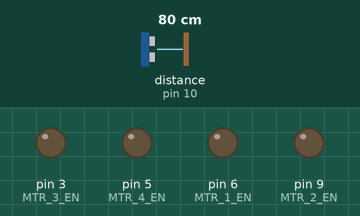
Bench run of a sketch on a simulated Arduino Mega 2560, built with avr-gcc and run on an emulated ATmega2560. Shown: output pins drawn as LEDs (lit = HIGH). Wiring (inferred from the names in the program): ultrasonic range finder: trigger pin 11; echo pin 10. The inputs (shaded band) are chosen by the test bench; at power-on: distance to the obstacle (sensor on pin 10) 80 cm. The echo pulse lasts 58.3 µs per cm; pins used as bus, display or sensor lines are not drawn.

Above: at 0.05 s.
At 1.2 s:
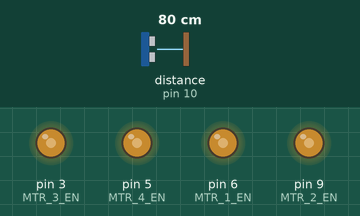
1.3 s: distance to the obstacle (sensor on pin 10) set to 2 cm
At 1.8 s:
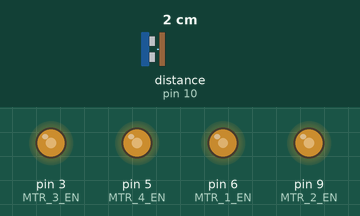
Timing chart, 0 to 4.3 s (numbered marks = the images above; inputs shaded):
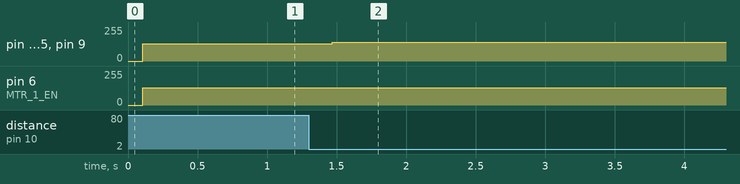

Measured:
- after the input at 1.3 s, pin 3 (MTR_3_EN), pin 5 (MTR_4_EN), pin 9 (MTR_2_EN): 130/255 → 140/255 after 0.17 s

The sketch:

servo.ino
```cpp
// #include <Servo.h>
// /* After including the corresponding libraries,
//    we can use the "class" like "Servo" created by the developer for us.
//    We can use the functions and variables created in the libraries by creating
//    objects like the following "myservo" to refer to the members in ".".*/

// Servo myservo;
// //it created an object called myservo.
// /*  you can see Servo as a complex date type(Including functions and various data types)
//     and see myservo as variables.               */

// void setup(){
//   /*"attach" and "write" are both functions,
//      and they are members contained in the complex structure of "Servo".
//      We can only use them if we create the object "myservo" for the complex structure of "Servo".
//   */
//   myservo.attach(9);//connect pin 9 with the control line(the middle line of Servo)
//   myservo.write(90);// move servos to center position -> 90°
// }
// void loop(){
// //   myservo.write(90);// move servos to center position -> 90°
// //   delay(1000);
// //   myservo.write(60);// move servos to center position -> 60°
// //   delay(1000);
// //   myservo.write(90);// move servos to center position -> 90°
// //   delay(1000);
// //   myservo.write(150);// move servos to center position -> 120°
// //   delay(1000);
// }
```

Hello.ino
```cpp
int MTR_1_EN = 6 ;
int MTR_1_in1 = 25 ;
int MTR_1_in2 = 23 ;

int MTR_2_EN = 9 ;
int MTR_2_in1 = 29 ;
int MTR_2_in2 = 27 ;

int MTR_3_EN = 3 ;
int MTR_3_in1 = 37 ;
int MTR_3_in2 = 35 ;

int MTR_4_EN = 5 ;
int MTR_4_in1 = 33 ;
int MTR_4_in2 = 31 ;

int MTR_1_SPEED = 130;
int MTR_2_SPEED = 140;
int MTR_3_SPEED = 140;
int MTR_4_SPEED = 140;

const int ultraPower = 12;
const int trigPin = 11;
const int echoPin = 10;
long duration;
 int distance;
int LED_PIN = 13 ;

void setup (){

  pinMode(ultraPower, OUTPUT); // Sets the trigPin as an Output
  digitalWrite(ultraPower, HIGH);
  pinMode(trigPin, OUTPUT); // Sets the trigPin as an Output
  pinMode(echoPin, INPUT); // Sets the echoPin as an Input
  Serial.begin(9600); // Starts the serial communication

  //  pinMode(LED_PIN, OUTPUT);

  // pinMode(MTR_1_EN, OUTPUT);
  // pinMode(MTR_1_in1, OUTPUT);
  // pinMode(MTR_1_in2, OUTPUT);

  // pinMode(MTR_2_EN, OUTPUT);
  // pinMode(MTR_2_in1, OUTPUT);
  // pinMode(MTR_2_in2, OUTPUT);

  // pinMode(MTR_3_EN, OUTPUT);
  // pinMode(MTR_3_in1, OUTPUT);
  // pinMode(MTR_3_in2, OUTPUT);

  // pinMode(MTR_4_EN, OUTPUT);
  // pinMode(MTR_4_in1, OUTPUT);
  // pinMode(MTR_4_in2, OUTPUT);

  // digitalWrite(MTR_1_in1, LOW);
  // digitalWrite(MTR_1_in2, HIGH);
  // analogWrite(MTR_1_EN, 140);

  // digitalWrite(MTR_2_in1, HIGH);
  // digitalWrite(MTR_2_in2, LOW);
  // analogWrite(MTR_2_EN, 130);

  // digitalWrite(MTR_3_in1, HIGH);
  // digitalWrite(MTR_3_in2, LOW);
  // analogWrite(MTR_3_EN, 140);

  // digitalWrite(MTR_4_in1, HIGH);
  // digitalWrite(MTR_4_in2, LOW);
  // analogWrite(MTR_4_EN, 140);

}

void loop(){
  // delay(100) ;
  // stopAll();
  // delay(100) ;


  digitalWrite(LED_PIN, HIGH);

  if( getDistance() > 20){
      goFront() ;
  }else{
     // stopAll();
      goReverse();
  }

}

int getDistance(){
    digitalWrite(trigPin, LOW);
    delayMicroseconds(2);
    digitalWrite(trigPin, HIGH);
    delayMicroseconds(10);
    digitalWrite(trigPin, LOW);
    duration = pulseIn(echoPin, HIGH);
    distance = duration * 0.034 / 2;
    return distance ;
}

void goFront(){
  delay(100);
  mtr1F();
  mtr2F();
  mtr3F();
  mtr4F();
}

void goReverse(){
  delay(100);
  mtr1R();
  mtr2R();
  mtr3R();
  mtr4R();
}

void mtr1F(){
  digitalWrite(MTR_1_in1, LOW);
  digitalWrite(MTR_1_in2, HIGH);
  analogWrite(MTR_1_EN, MTR_1_SPEED);
}

void mtr2F(){
  digitalWrite(MTR_2_in1, HIGH);
  digitalWrite(MTR_2_in2, LOW);
  analogWrite(MTR_2_EN, MTR_1_SPEED);

}

void mtr3F(){
  digitalWrite(MTR_3_in1, HIGH);
  digitalWrite(MTR_3_in2, LOW);
  analogWrite(MTR_3_EN, MTR_1_SPEED);
}

void mtr4F(){
  digitalWrite(MTR_4_in1, HIGH);
  digitalWrite(MTR_4_in2, LOW);
  analogWrite(MTR_4_EN, MTR_1_SPEED);
}


void mtr1R(){
  digitalWrite(MTR_1_in1, HIGH);
  digitalWrite(MTR_1_in2, LOW);
  analogWrite(MTR_1_EN, MTR_1_SPEED);
}

void mtr2R(){
  digitalWrite(MTR_2_in1,LOW );
  digitalWrite(MTR_2_in2,HIGH );
  analogWrite(MTR_2_EN, MTR_2_SPEED);

}

void mtr3R(){
  digitalWrite(MTR_3_in1,LOW );
  digitalWrite(MTR_3_in2, HIGH);
  analogWrite(MTR_3_EN, MTR_3_SPEED);
}

void mtr4R(){
  digitalWrite(MTR_4_in1, LOW);
  digitalWrite(MTR_4_in2,HIGH );
  analogWrite(MTR_4_EN, MTR_4_SPEED);
}

void stopAll(){
  digitalWrite(MTR_1_in1, LOW);
  digitalWrite(MTR_1_in2, LOW);
  analogWrite(MTR_1_EN, 0);

  digitalWrite(MTR_2_EN, LOW);
  digitalWrite(MTR_2_in1, LOW);
  analogWrite(MTR_2_in2, 0);

  digitalWrite(MTR_3_in1, LOW);
  digitalWrite(MTR_3_in2, LOW);
  analogWrite(MTR_3_EN, 0);

  digitalWrite(MTR_4_in1, LOW);
  digitalWrite(MTR_4_in2, LOW);
  analogWrite(MTR_4_EN, 0);

  digitalWrite(MTR_4_EN, LOW);
  digitalWrite(MTR_4_in1, LOW);
  pinMode(MTR_4_in2, 0);
}


void on(){
    // digitalWrite(LED_PIN, HIGH);

    // digitalWrite(MTR_1_in1, HIGH);
    // digitalWrite(MTR_1_in2, LOW);
   // analogWrite(MTR_1_EN, 150);

    // digitalWrite(MTR_2_in3, HIGH);
    // digitalWrite(MTR_2_in4, LOW);
    // analogWrite(MTR_2_EN, 150);

}

void off(){
  // digitalWrite(LED_PIN, LOW);

  // digitalWrite(MTR_1_in1, LOW);
  // digitalWrite(MTR_1_in2, LOW);
  // analogWrite(MTR_1_EN, 0);

  // digitalWrite(MTR_2_in3, LOW);
  // digitalWrite(MTR_2_in4, LOW);
  // analogWrite(MTR_2_EN, 0);
}

// int inl =2;
// int in2=4;
// int enA=3;
// int LED_PIN = 13;
// int in3 =5;
// int in4=7;

// int in5 =8;
// int in6 =9;
// int in7 =10;
// int in8 =11;

// void setup (){
//     Serial.begin(9600);
//     pinMode(LED_PIN, OUTPUT);
//     pinMode(enA, OUTPUT);
//     pinMode(inl, OUTPUT);
//     pinMode(in2, OUTPUT);
//     pinMode(in3, OUTPUT);
//     pinMode(in4, OUTPUT);
//     pinMode(in5, OUTPUT);
//     pinMode(in6, OUTPUT);
//     pinMode(in7, OUTPUT);
//     pinMode(in8, OUTPUT);

//     digitalWrite(inl, HIGH);
//     digitalWrite(in2, LOW);
//     digitalWrite(in3, HIGH);
//     digitalWrite(in4, LOW);

//     digitalWrite(in5, HIGH);
//     digitalWrite(in6, LOW);
//     digitalWrite(in7, HIGH);
//     digitalWrite(in8, LOW);

//     // digitalWrite(enA, 110);
//       digitalWrite(LED_PIN, HIGH);
//     // delay(1500) ;


//     // digitalWrite(inl, LOW);
//     // digitalWrite(in2, LOW);
//     // digitalWrite(enA, 0);
//     // digitalWrite(LED_PIN, LOW);
//     // delay(1500) ;


// }

// void loop(){
//     digitalWrite(inl, HIGH);
//     digitalWrite(in2, LOW);
//     digitalWrite(in3, HIGH);
//     digitalWrite(in4, LOW);

//     digitalWrite(in5, HIGH);
//     digitalWrite(in6, LOW);
//     digitalWrite(in7, HIGH);
//     digitalWrite(in8, LOW);

//     // digitalWrite(inl, HIGH);
//     // digitalWrite(in2, LOW);
//     //  digitalWrite(LED_PIN, HIGH);
//     // digitalWrite(enA, 100);
//     // digitalWrite(LED_PIN, HIGH);
//     // delay(1500) ;

//     // digitalWrite(inl, LOW);
//     // digitalWrite(in2, LOW);
//     // digitalWrite(enA, 0);
//     // digitalWrite(LED_PIN, LOW);
//     // delay(1500) ;


//     // digitalWrite(LED_PIN, HIGH);
//     // delay(1500) ;
//     // digitalWrite(LED_PIN, LOW);
//     // delay(1500) ;
// }


// // int LED_PIN = 13;
// // int MOTOR_A_ENABLE = 6;
// // int MOTO = 6;

// // void setup()
// // {
// //     Serial.begin(9600);
// //     pinMode(LED_PIN, OUTPUT);
// //     pinMode(MOTOR_A_ENABLE, OUTPUT);
// // }

// // void loop()
// // {
// //     digitalWrite(MOTOR_A_ENABLE, HIGH);

// //     digitalWrite(LED_PIN, HIGH);
// //     delay(500);
// //     digitalWrite(LED_PIN, LOW);
// //     delay(500);

// //     Serial.write("Hello from Arduino") ;
// // }
```

bluetooth.ino
```cpp
// int LED_PIN = 13;
// int LedStatus = 0;

// void setup()
// {
//     Serial.begin(9600);
//     pinMode(LED_PIN, OUTPUT);
// }

// void loop()
// {

//     if (Serial.available() > 0)
//     {
//         String readValue = Serial.readString();
//         // i = Serial.read() ;
//         Serial.println(readValue);

//         if (readValue.equalsIgnoreCase("LED_ON"))
//         {
//             LedStatus = 1;
//         }
//         if (readValue.equalsIgnoreCase("LED_OFF"))
//         {
//             LedStatus = 0;
//         }
//     }

//     if (LedStatus == 0)
//     {
//         digitalWrite(LED_PIN, LOW);
//     }
//     if (LedStatus == 1)
//     {
//         digitalWrite(LED_PIN, HIGH);
//     }
// }
```

dc.ino
```cpp
// #define ENABLE 5
// #define DIRA 3
// #define DIRB 4

// int i;

// void setup() {
//   //---set pin direction
//   pinMode(ENABLE,OUTPUT);
//   pinMode(DIRA,OUTPUT);
//   pinMode(DIRB,OUTPUT);
//   Serial.begin(9600);
// }

// void loop() {
//   //---back and forth example
//     Serial.println("One way, then reverse");
//     digitalWrite(ENABLE,HIGH); // enable on
//     for (i=0;i<5;i++) {
//     digitalWrite(DIRA,HIGH); //one way
//     digitalWrite(DIRB,LOW);
//     delay(500);
//     digitalWrite(DIRA,LOW);  //reverse
//     digitalWrite(DIRB,HIGH);
//     delay(500);
//   }
//   digitalWrite(ENABLE,LOW); // disable
//   delay(2000);

//   Serial.println("fast Slow example");
//   //---fast/slow stop example
//   digitalWrite(ENABLE,HIGH); //enable on
//   digitalWrite(DIRA,HIGH); //one way
//   digitalWrite(DIRB,LOW);
//   delay(3000);
//   digitalWrite(ENABLE,LOW); //slow stop
//   delay(1000);
//   digitalWrite(ENABLE,HIGH); //enable on
//   digitalWrite(DIRA,LOW); //one way
//   digitalWrite(DIRB,HIGH);
//   delay(3000);
//   digitalWrite(DIRA,LOW); //fast stop
//   delay(2000);

//   Serial.println("PWM full then slow");
//   //---PWM example, full speed then slow
//   analogWrite(ENABLE,255); //enable on
//   digitalWrite(DIRA,HIGH); //one way
//   digitalWrite(DIRB,LOW);
//   delay(2000);
//   analogWrite(ENABLE,180); //half speed
//   delay(2000);
//   analogWrite(ENABLE,128); //half speed
//   delay(2000);
//   analogWrite(ENABLE,50); //half speed
//   delay(2000);
//   analogWrite(ENABLE,128); //half speed
//   delay(2000);
//   analogWrite(ENABLE,180); //half speed
//   delay(2000);
//   analogWrite(ENABLE,255); //half speed
//   delay(2000);
//   digitalWrite(ENABLE,LOW); //all done
//   delay(10000);
// }
   
```

stepper.ino
```cpp
// #include <Stepper.h>

// const int stepsPerRevolution = 2048;  // change this to fit the number of steps per revolution
// const int rolePerMinute = 17;         // Adjustable range of 28BYJ-48 stepper is 0~17 rpm

// // initialize the stepper library on pins 8 through 11:
// Stepper myStepper(stepsPerRevolution, 8, 10, 9, 11);

// void setup() {
//   myStepper.setSpeed(rolePerMinute);
//   // initialize the serial port:
//   Serial.begin(9600);
// }

// void loop() {
//   // step one revolution in one direction:
//   Serial.println("clockwise");
//   myStepper.step(stepsPerRevolution);
//   delay(500);

//   // step one revolution in the other direction:
//   Serial.println("counterclockwise");
//   myStepper.step(-stepsPerRevolution);
//   delay(500);
// }
```

ultrasonic.ino
```cpp
// const int trigPin = 9;
// const int echoPin = 10;
// const int LED = 13;
// // defines variables
// long duration;
// int distance;
// void setup() {
//   pinMode(trigPin, OUTPUT); // Sets the trigPin as an Output
//   pinMode(echoPin, INPUT); // Sets the echoPin as an Input
//   pinMode(LED, OUTPUT); // Sets the echoPin as an Input
//   Serial.begin(9600); // Starts the serial communication
// }
// void loop() {
//     // digitalWrite(LED, LOW);
//     // delay(400);
//     // digitalWrite(LED, HIGH);
//     // Serial.println("HIGHH");
//     // delay(400);

//     Serial.print("started: ");
//   // Clears the trigPin
//   digitalWrite(LED, LOW);
//   digitalWrite(trigPin, LOW);
//   delayMicroseconds(2);
//   // Sets the trigPin on HIGH state for 10 micro seconds
//   digitalWrite(trigPin, HIGH);
//   delayMicroseconds(10);
//   digitalWrite(trigPin, LOW);
//   // Reads the echoPin, returns the sound wave travel time in microseconds
//   duration = pulseIn(echoPin, HIGH);
//   // Calculating the distance
//   distance = duration * 0.034 / 2;
//   // Prints the distance on the Serial Monitor
//   Serial.print("Distance: ");
//   Serial.println(distance);
// }
```
